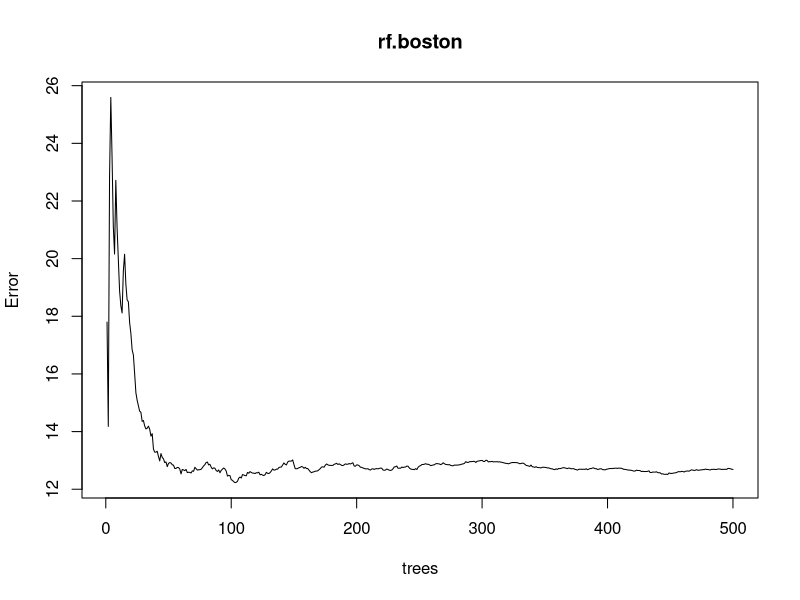

This chart was generated by the following R code:
library(MASS)
library(randomForest)
data(package="MASS")
boston<-Boston
dim(boston)
names(boston)

# crim
# per capita crime rate by town.
# zn
# proportion of residential land zoned for lots over 25,000 sq.ft.
# indus
# proportion of non-retail business acres per town.
# chas
# Charles River dummy variable (= 1 if tract bounds river; 0 otherwise).
# nox
# nitrogen oxides concentration (parts per 10 million).
# rm
# average number of rooms per dwelling.
# age
# proportion of owner-occupied units built prior to 1940.
# dis
# weighted mean of distances to five Boston employment centres.
# rad
# index of accessibility to radial highways.
# tax
# full-value property-tax rate per $10,000.
# ptratio
# pupil-teacher ratio by town.
# black
# 1000(Bk - 0.63)^2 where Bk is the proportion of blacks by town.
# lstat
# lower status of the population (percent).
# medv
# median value of owner-occupied homes in $1000s.


#set seed includes a random number generator in order to take a random sample from the data 
#I believe there is a split function that takes an unbiased sample on purpose need to look into this
set.seed(101)
train = sample(1:nrow(boston), 300)

rf.boston = randomForest(medv~., data = boston, subset = train)
rf.boston
plot(rf.boston)
